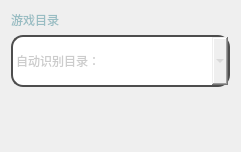
                <widget class="QWidget" name="scrollAreaWidgetContents">
                 <property name="geometry">
                  <rect>
                   <x>0</x>
                   <y>0</y>
                   <width>241</width>
                   <height>152</height>
                  </rect>
                 </property>
                 <layout class="QVBoxLayout" name="verticalLayout_12">
                  <item>
                   <widget class="QLabel" name="label_2">
                    <property name="styleSheet">
                     <string notr="true">
    font: 32px &quot;微软雅黑&quot;;
    color: #99BDC3;</string>
                    </property>
                    <property name="text">
                     <string>游戏目录</string>
                    </property>
                   </widget>
                  </item>
                  <item>
                   <widget class="QComboBox" name="gameDirComboBox">
                    <property name="sizePolicy">
                     <sizepolicy hsizetype="Expanding" vsizetype="Fixed">
                      <horstretch>0</horstretch>
                      <verstretch>0</verstretch>
                     </sizepolicy>
                    </property>
                    <property name="styleSheet">
                     <string notr="true">QComboBox{
	height: 48px;
	color: #cccccc;
	font: 28px &quot;微软雅黑&quot;;
	border: 2px solid #4d4d4d;
	border-radius: 12px;
}

QComboBox:hover{
	border: 2px solid #8a8a8a;
}

QComboBox::drop-down{
	border-image: url(:/icon/icon_resources/下拉箭头.svg);
	width: 30px;
	height: 30px;
	margin-top: 9px;
	margin-right: 10px;
}

QComboBox QAbstractItemView{
	border: 2px solid #8a8a8a;
	border-radius: 12px;
	outline: none;
	color: #cccccc;
	font: 28px &quot;微软雅黑&quot;;
	background: #272626;
	padding: 12px 6px 12px 6px;
}

QComboBox QAbstractItemView::item{
	border: none;
	outline: none;
	height: 48px;
	border-radius: 12px;
	background: #272626;
}
QComboBox QAbstractItemView::item:selected{
	border-radius: 12px;
	background: #313131;
}
QComboBox QAbstractItemView::item:hover{
	border-radius: 12px;
	background: #4D4D4D;
}</string>
                    </property>
                    <property name="frame">
                     <bool>true</bool>
                    </property>
                    <item>
                     <property name="text">
                      <string>自动识别目录：</string>
                     </property>
                    </item>
                    <item>
                     <property name="text">
                      <string>选择目录...</string>
                     </property>
                    </item>
                   </widget>
                  </item>
                  <item>
                   <widget class="QLabel" name="dirErrorHint">
                    <property name="styleSheet">
                     <string notr="true">
    font: 16px &quot;微软雅黑&quot;;
    color: #99BDC3;
	margin-left: 5px;</string>
                    </property>
                    <property name="text">
                     <string/>
                    </property>
                   </widget>
                  </item>
                  <item>
                   <spacer name="verticalSpacer_8">
                    <property name="orientation">
                     <enum>Qt::Vertical</enum>
                    </property>
                    <property name="sizeHint" stdset="0">
                     <size>
                      <width>20</width>
                      <height>40</height>
                     </size>
                    </property>
                   </spacer>
                  </item>
                 </layout>
                </widget>
